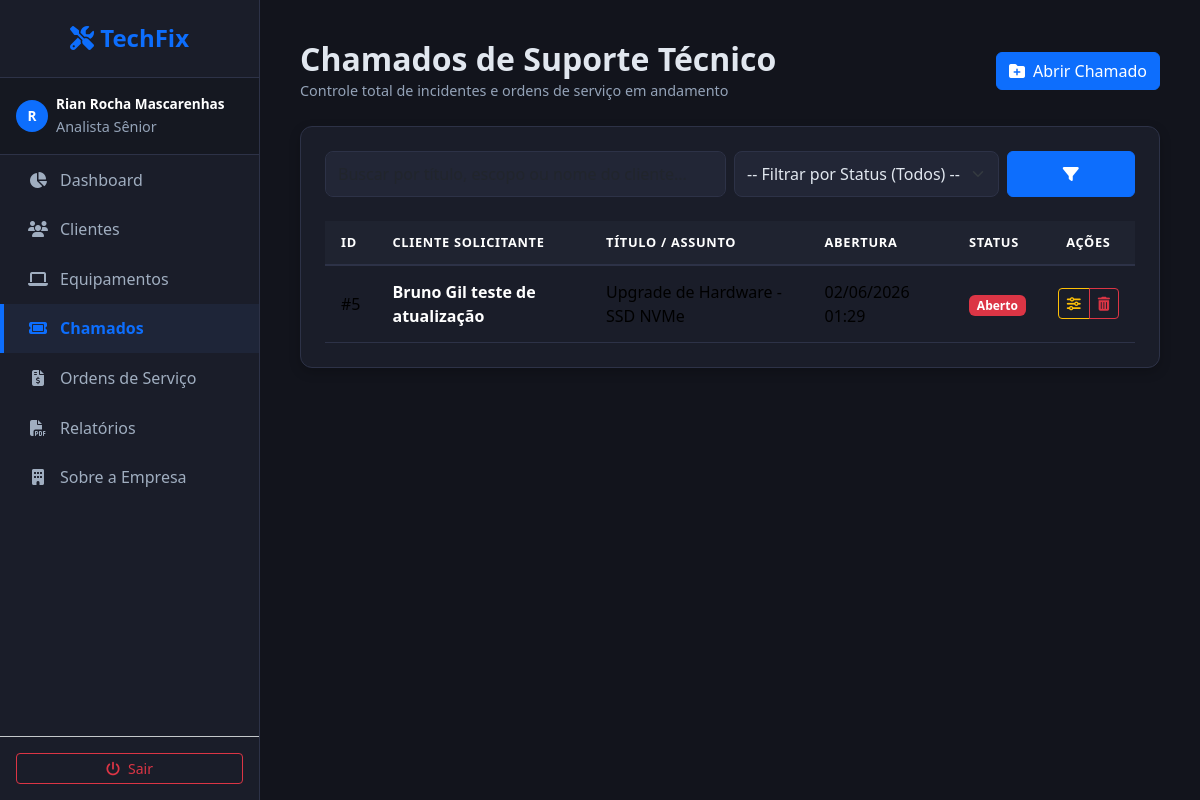
The app's page /pages/chamados.php (signed in) with its own data.
### tables this page shows
CREATE TABLE chamados (
        id INTEGER PRIMARY KEY AUTOINCREMENT,
        cliente_id INTEGER NOT NULL,
        titulo TEXT NOT NULL,
        descricao TEXT,
        status TEXT CHECK(status IN ('Aberto', 'Em andamento', 'Finalizado')) DEFAULT 'Aberto',
        data_abertura DATETIME DEFAULT CURRENT_TIMESTAMP,
        FOREIGN KEY (cliente_id) REFERENCES clientes(id) ON DELETE CASCADE
    );

CREATE TABLE clientes (
        id INTEGER PRIMARY KEY AUTOINCREMENT,
        nome TEXT NOT NULL,
        email TEXT NOT NULL,
        telefone TEXT,
        endereco TEXT,
        data_cadastro DATETIME DEFAULT CURRENT_TIMESTAMP
    );

### pages/chamados.php (the view, shortened to what this page needs)
<?php
require_once __DIR__ . '/../includes/db.php';
require_once __DIR__ . '/../includes/header.php';
$busca  = trim($_GET['search'] ?? '');
$sql = "SELECT ch.*, cl.nome as cliente_nome
        FROM chamados ch
        JOIN clientes cl ON ch.cliente_id = cl.id WHERE 1=1";
$params = [];
$sql .= " ORDER BY ch.id DESC";
$stmt = $pdo->prepare($sql);
$stmt->execute($params);
$chamados = $stmt->fetchAll();
?>
<div class="d-flex flex-column flex-sm-row justify-content-between align-items-start align-items-sm-center mb-4 gap-3">
    <div>
        <h2 class="m-0 fw-bold">Chamados de Suporte Técnico</h2>
        <small class="text-muted">Controle total de incidentes e ordens de serviço em andamento</small>
    </div>
    <a href="chamado_novo.php" class="btn btn-primary"><i class="fa-solid fa-folder-plus me-2"></i>Abrir Chamado</a>
</div>
<div class="custom-card">
    <form action="chamados.php" method="GET" class="row g-2 mb-4">
        <div class="col-md-6">
            <input type="text" class="form-control" name="search" value="<?= htmlspecialchars($busca, ENT_QUOTES, 'UTF-8'); ?>" placeholder="Buscar por título, escopo ou nome do cliente...">
        </div>
        <div class="col-md-4">
            <select class="form-select" name="status">
                <option value="">-- Filtrar por Status (Todos) --</option>
            </select>
        </div>
        <div class="col-md-2 d-flex gap-1">
            <button class="btn btn-primary w-100" type="submit"><i class="fa-solid fa-filter"></i></button>
        </div>
    </form>
    <div class="table-responsive">
        <table class="table table-hover m-0">
            <thead>
                <tr>
                    <th>ID</th>
                    <th>Cliente Solicitante</th>
                    <th>Título / Assunto</th>
                    <th>Abertura</th>
                    <th>Status</th>
                    <th class="text-center">Ações</th>
                </tr>
            </thead>
            <tbody>
                <?php if(count($chamados) === 0): ?>
                    <tr>
                        <td colspan="6" class="text-center text-muted py-4">Nenhum ticket pendente ou encontrado sob estes filtros.</td>
                    </tr>
                <?php else: ?>
                    <?php foreach($chamados as $ch): ?>
                        <tr>
                            <td>#<?= $ch['id']; ?></td>
                            <td><strong class="text-white"><?= htmlspecialchars($ch['cliente_nome'], ENT_QUOTES, 'UTF-8'); ?></strong></td>
                            <td><?= htmlspecialchars($ch['titulo'], ENT_QUOTES, 'UTF-8'); ?></td>
                            <td><?= date('d/m/Y H:i', strtotime($ch['data_abertura'])); ?></td>
                            <td>
                                <?php if($ch['status'] === 'Aberto'): ?>
                                    <span class="badge bg-danger">Aberto</span>
                                <?php elseif($ch['status'] === 'Em andamento'): ?>
                                    <span class="badge bg-warning text-dark">Em andamento</span>
                                <?php else: ?>
                                    <span class="badge bg-success">Finalizado</span>
                                <?php endif; ?>
                            </td>
                            <td class="text-center">
                                <div class="btn-group">
                                    <a href="chamado_editar.php?id=<?= $ch['id']; ?>" class="btn btn-sm btn-outline-warning"><i class="fa-solid fa-sliders"></i></a>
                                    <a href="chamados.php?excluir=<?= $ch['id']; ?>"
                                       class="btn btn-sm btn-outline-danger"
                                       onclick="return confirm('Atenção! Você tem certeza absoluta que deseja remover este chamado?\nEsta ação apagará os dados do ticket permanentemente.');">
                                        <i class="fa-solid fa-trash-can"></i>
                                    </a>
                                </div>
                            </td>
                        </tr>
                    <?php endforeach; ?>
                <?php endif; ?>
            </tbody>
        </table>
    </div>
</div>
<?php require_once __DIR__ . '/../includes/footer.php'; ?>

### assets/css/style.css (style rules this page uses)
:root { --bg-main: #12141c; --bg-card: #1a1d29; --border-color: #2d3247; --text-primary: #e1e7ef; --text-secondary: #cbd5e1; --sidebar-width: 260px; }
body { background-color: var(--bg-main); color: var(--text-primary); font-family: 'Segoe UI', system-ui, sans-serif; overflow-x: hidden; }
.custom-card { background-color: var(--bg-card); border: 1px solid var(--border-color); border-radius: 12px; padding: 1.5rem; margin-bottom: 1.5rem; box-shadow: 0 4px 12px rgba(0,0,0,0.2); transition: transform 0.25s ease, box-shadow 0.25s ease, border-color 0.25s ease; }
small.text-muted { color: #94a3b8 !important; font-size: 0.9rem; display: inline-block; margin-top: 2px; }
.form-control, .form-select { background-color: #222636; border: 1px solid var(--border-color); color: var(--text-primary); border-radius: 8px; padding: 0.6rem 0.75rem; transition: all 0.2s ease; }
.table { color: var(--text-primary); border-color: var(--border-color); margin-bottom: 0; }
.table th { background-color: #1f2330; color: #ffffff !important; border-bottom: 2px solid var(--border-color); text-transform: uppercase; font-size: 0.8rem; letter-spacing: 0.7px; padding: 12px 16px; }
.table td { background-color: var(--bg-card); border-bottom: 1px solid var(--border-color); vertical-align: middle; padding: 14px 16px; transition: background-color 0.2s ease; }

### records on screen
chamados: id "5", cliente.nome "Bruno Gil teste de atualização", titulo "Upgrade de Hardware - SSD NVMe", data_abertura "02/06/2026 01:29", status "Aberto"

### other values on screen
substr($_SESSION['usuario_nome'] ?? 'A', 0, 1) "R"
$_SESSION['usuario_nome'] "Rian Rocha Mascarenhas"
